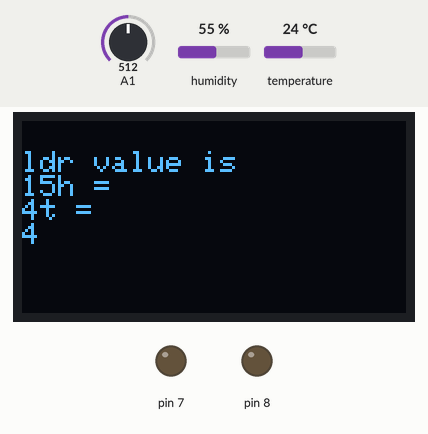
Bench run of a sketch on a simulated Arduino Uno, built with avr-gcc and run on an emulated ATmega328P. On the bench: 128×64 one-colour display, output pins drawn as LEDs (lit = HIGH). The test bench sets the inputs (shaded band); at power-on: A1 = 512, humidity 55 %, temperature 24 °C. What the sketch prints to the serial monitor is not drawn.

Above: at 5.2 s.
5.3 s: A1 set to 23
10.5 s: A1 set to 18
At 16.4 s:
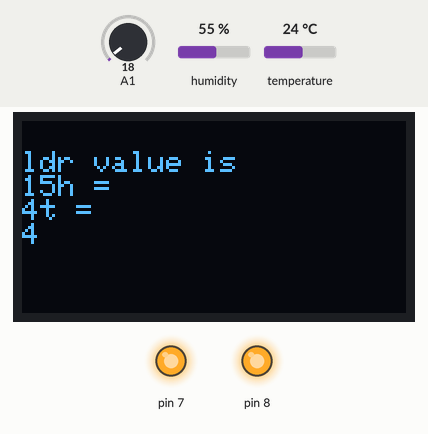
17.6 s: humidity set to 22 %
At 20.4 s:
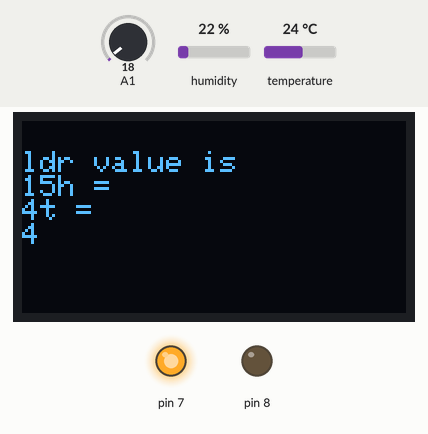
22.8 s: humidity set to 48 %
29.3 s: humidity set to 51 %
At 33.5 s:
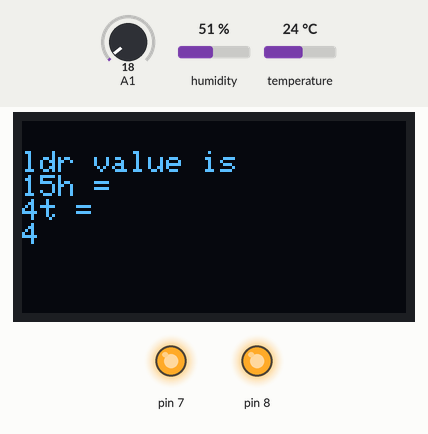
34.5 s: humidity set to 40 %
At 41.4 s:
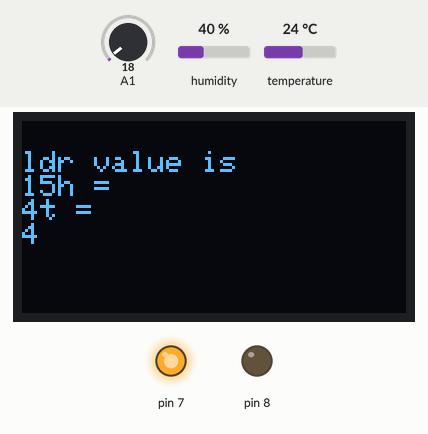
Timing chart, 0 to 42.7 s (numbered marks = the images above; inputs shaded):
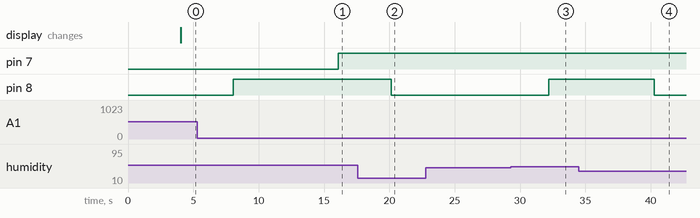

Measured:
- the behaviour switches between 21 and 20 on A1 (found by bisection; images 0 and 1)
- the behaviour switches between 49 and 50 % on humidity (found by bisection; images 2 and 3)
- after the input at 10.5 s, pin 7: LOW → HIGH after 5.6 s
- after the input at 17.6 s, pin 8: HIGH → LOW after 2.5 s
- after the input at 22.8 s, every drawn part: stays the same
- after the input at 29.3 s, pin 8: LOW → HIGH after 2.9 s
- after the input at 34.5 s, pin 8: HIGH → LOW after 5.8 s

The sketch:

assignment_3_3.ino
```cpp
#include <Wire.h>
#include <Adafruit_GFX.h>
#include <Adafruit_SSD1306.h>
#define SCREEN_WIDTH 128
#define SCREEN_HEIGHT 64
Adafruit_SSD1306 display(SCREEN_WIDTH, SCREEN_HEIGHT, &Wire, -1);
#include "DHT.h"
#define DHTPIN 4
#define DHTTYPE DHT11
DHT dht(DHTPIN, DHTTYPE);
int a=15;
int h=4;
int t=4;


void setup() {
  Serial.begin(115200);
delay(2000);
Serial.println("oled test");
 dht.begin();
 delay(2000);
 pinMode(15,INPUT);
 pinMode(4,OUTPUT);
 pinMode(7,OUTPUT);
 pinMode(8,OUTPUT);
  display.clearDisplay();
  display.setTextSize(1);
  display.setTextColor(WHITE);
  display.setCursor(0, 10);
  display.println("ldr value is");
  display.print(a);
  display.println("h =");
  display.print(h);
  display.println("t =");
  display.print(t);
  display.display();


}
void loop() {
  delay(2000);
  float h = dht.readHumidity();
  float t = dht.readTemperature();
  Serial.print("Humidity: ");
  Serial.print(h);
  Serial.print("%  Temperature: ");
  Serial.print(t);
  Serial.print("°C ");
  int a=analogRead(15);
  Serial.println(a);
  delay(2000);
  if(a<=20){
    digitalWrite(7,HIGH);
    Serial.println("lamp is turned off");
  }
  else{
    digitalWrite(7,LOW);
    Serial.println("lamp is turned on");

  }
  if(t>=25){
    digitalWrite(8,HIGH);
    Serial.println("fan is turned on");
  }
  else{
    digitalWrite(8,LOW);
    Serial.println("fan is turned off");
  }
  if(h>=50){
    digitalWrite(8,HIGH);
    Serial.println("fan is turned on");
  }
  else{
    digitalWrite(8,LOW);
    Serial.println("fan is turned off");

  }
}
```
